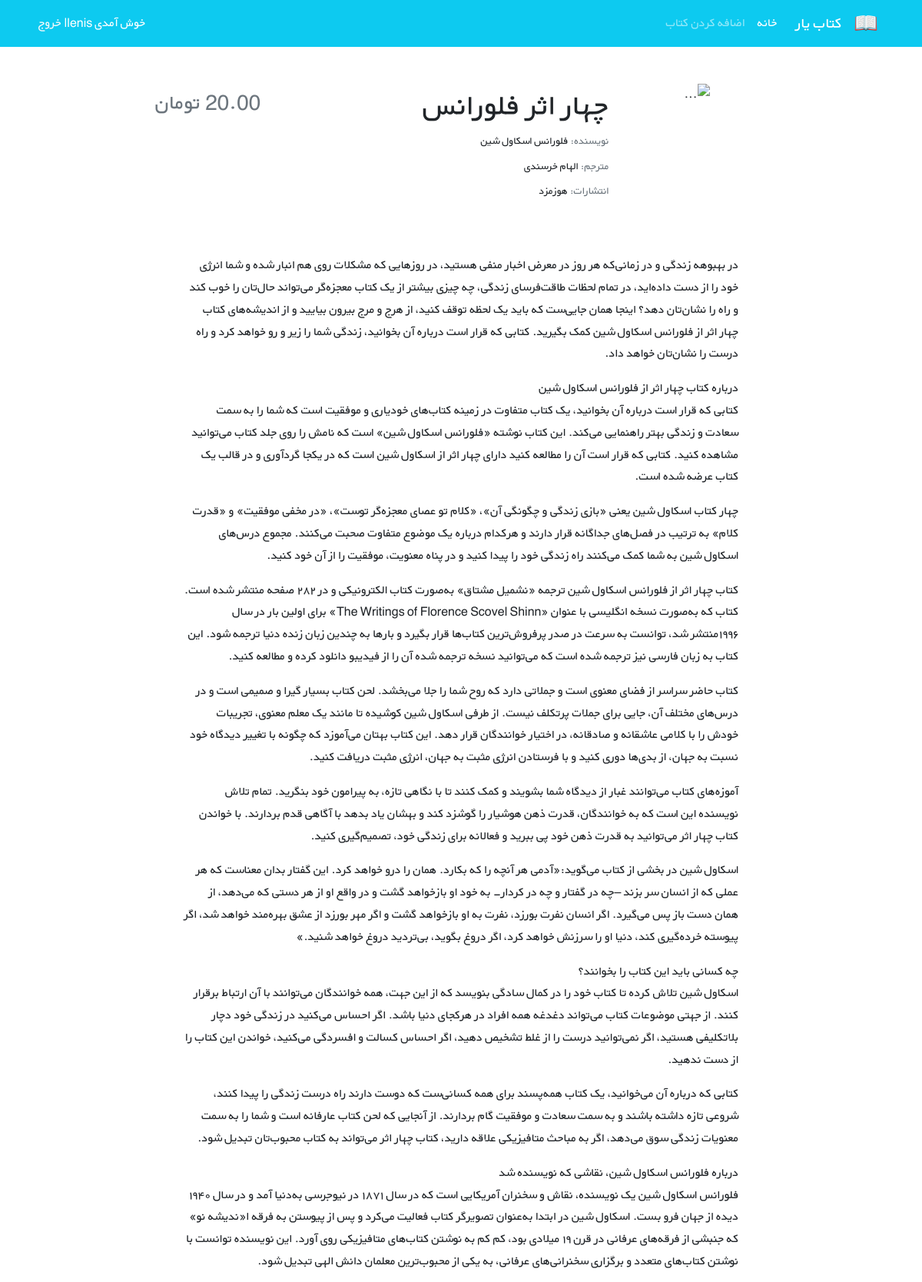
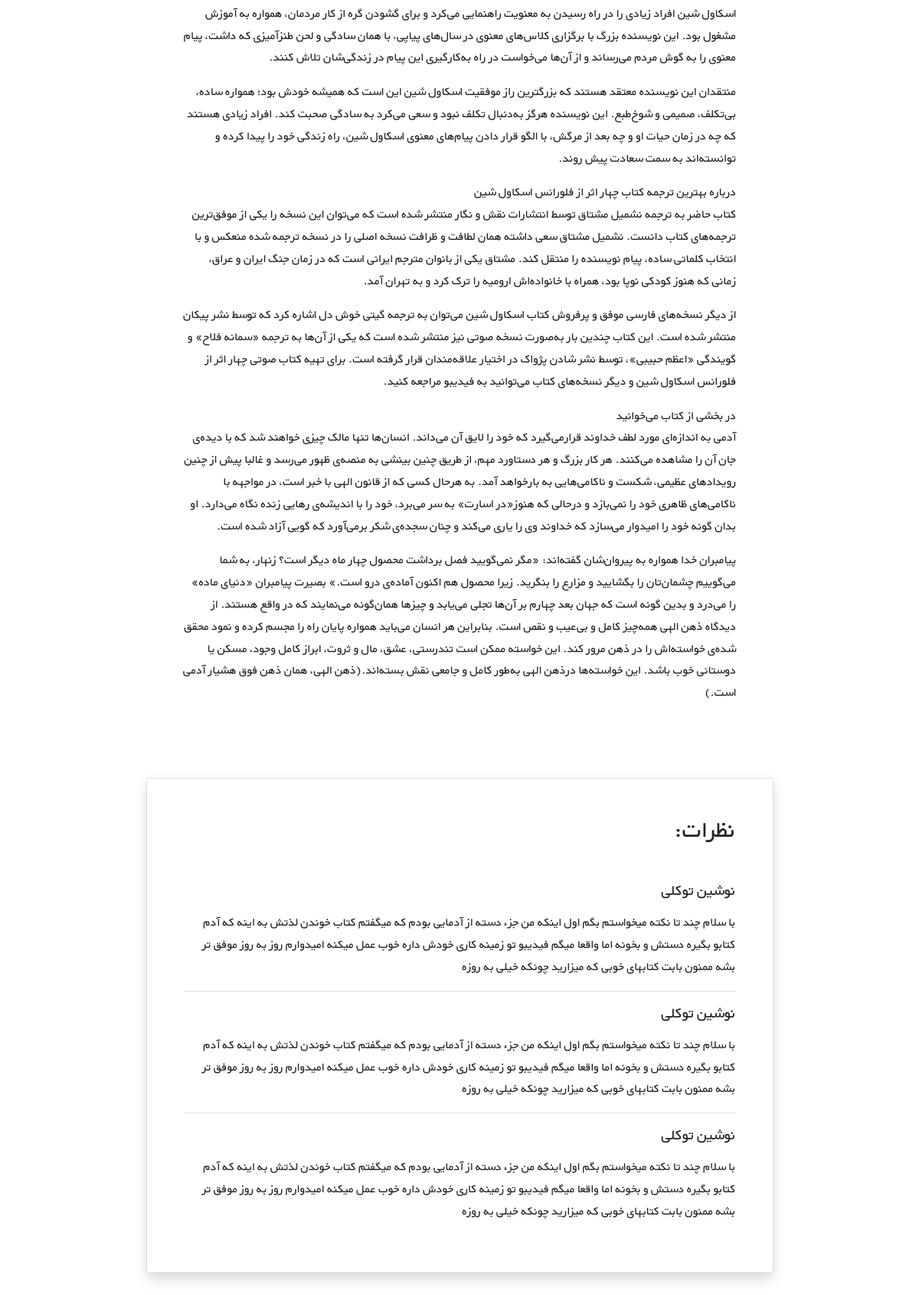
The page /books/10/ (upper part) on the database its author committed (2 pictures, top to bottom).
### books/models.py (models this page shows, shortened)
class Book(models.Model):
    title = models.CharField(max_length=200)
    author = models.CharField(max_length=200)
    description = models.TextField()
    price = models.DecimalField(max_digits=5, decimal_places=2)

### books/views.py (the view)
# urls.py: path('<int:pk>/', views.BookDetailView.as_view(), name='book_detail'),
class BookDetailView(generic.DetailView):
    model = Book
    template_name = 'books/book_detail.html'
    context_object_name = 'book'

### books/templates/books/book_detail.html (shortened to what this page needs)
{% extends '_base.html' %}
{% block content %}
    <div class="container mt-5" dir="rtl">
        <div class="">
            <div class="">
                <div class="d-flex justify-content-center">
                    <div class="row w-sm-75 w-100">
                        <div class="col-xs-12 col-md-3 d-flex justify-content-center">
                            <div>
                                <img src="https://newcdn.fidibo.com/images/books/65579_50411_normal.jpg"
                                     class="img-fluid rounded-start" alt="...">
                            </div>
                        </div>
                        <div class="col-xs-12 col-md-6 text-center text-md-end mt-md-1 mt-4">
                            <h1>{{ book.title}}</h1>
                            <h5 class="small my-1"><span class="text-muted">نویسنده: </span>{{ book.author }}</h5>
                            <h5 class="small my-1"><span class="text-muted">مترجم: </span>الهام خرسندی</h5>
                            <h5 class="small my-1"><span class="text-muted">انتشارات: </span>هوزمزد</h5>
                        </div>
                        <div class="col-xs-12 col-md-3 d-flex flex-column">
                            <h3 class="align-self-center pt-2 text-muted align-self-md-end">
                                {{ book.price }} تومان
                            </h3>
                        </div>
                    </div>
                </div>
                <div class="d-flex justify-content-center">
                    <div class="my-3 p-5 w-sm-75 w-100">
                        {{ book.description|linebreaks }}
                    </div>
                </div>
                <div class="d-flex justify-content-center">
                    <div class="card shadow my-3 p-5 w-sm-75 w-100">
                        <h2 class="mb-5">نظرات:</h2>
                        <div class="border-bottom mb-3">
                            <h5 class="mb-3">نوشین توکلی</h5>
                            <p>با سلام چند تا نکته میخواستم بگم اول اینکه من جزء دسته از آدمایی بودم که میگفتم کتاب
                                خوندن لذتش
                                به اینه که آدم کتابو بگیره دستش و بخونه اما واقعا میگم فیدیبو تو زمینه کاری خودش داره
                                خوب عمل
                                میکنه امیدوارم روز به روز موفق تر بشه ممنون بابت کتابهای خوبی که میزارید چونکه خیلی به
                                روزه</p>
                        </div>
                        <div class="border-bottom mb-3">
                            <h5 class="mb-3">نوشین توکلی</h5>
                            <p>با سلام چند تا نکته میخواستم بگم اول اینکه من جزء دسته از آدمایی بودم که میگفتم کتاب
                                خوندن لذتش
                                به اینه که آدم کتابو بگیره دستش و بخونه اما واقعا میگم فیدیبو تو زمینه کاری خودش داره
                                خوب عمل
                                میکنه امیدوارم روز به روز موفق تر بشه ممنون بابت کتابهای خوبی که میزارید چونکه خیلی به
                                روزه</p>
                        </div>
                        <div>
                            <h5 class="mb-3">نوشین توکلی</h5>
                            <p>با سلام چند تا نکته میخواستم بگم اول اینکه من جزء دسته از آدمایی بودم که میگفتم کتاب
                                خوندن لذتش
                                به اینه که آدم کتابو بگیره دستش و بخونه اما واقعا میگم فیدیبو تو زمینه کاری خودش داره
                                خوب عمل
                                میکنه امیدوارم روز به روز موفق تر بشه ممنون بابت کتابهای خوبی که میزارید چونکه خیلی به
                                روزه</p>
                        </div>
                    </div>
                </div>
                <div class="d-flex justify-content-center">
                </div>
            </div>
        </div>
    </div>
{% endblock %}

### static/css/style.css (style rules this page uses)
* { font-family: 'BYekan', sans-serif; line-height: 1.8rem; }
@media (min-width: 576px) { .w-sm-75 { width: 75%!important; } }

### rows shown on the page
Book: title "چهار اثر فلورانس", author "فلورانس اسکاول شین", description "در بهبوهه زندگی و در زمانی‌که هر روز در معرض اخبار منفی هستید، در روزهایی که مشکلات روی هم انبار شده و شما انرژی خود را از دست داده‌اید، در تمام لحظات طاقت‌فرسای زندگی، چه چیزی بیشتر از یک کتاب معجزه‌گر می‌تواند حال‌تان را خوب کند و راه را نشان‌تان دهد؟ اینجا همان جایی‌ست که باید یک لحظه توقف کنید، از هرج و مرج بیرون بیایید و از اندیشه‌های کتاب چهار اثر از فلورانس اسکاول شین کمک بگیرید. کتابی که قرار است درباره آن بخوانید، زندگی شما را زیر و رو خواهد کرد و راه درست را نشان‌تان خواهد داد. درباره کتاب چهار اثر از فلورانس اسکاول شین کتابی که قرار است درباره آن بخوانید، یک کتاب متفاوت در زمینه کتاب‌های خودیاری و موفقیت است که شما را به سمت سعادت و زندگی بهتر راهنمایی می‌کند. این کتاب نوشته…"
